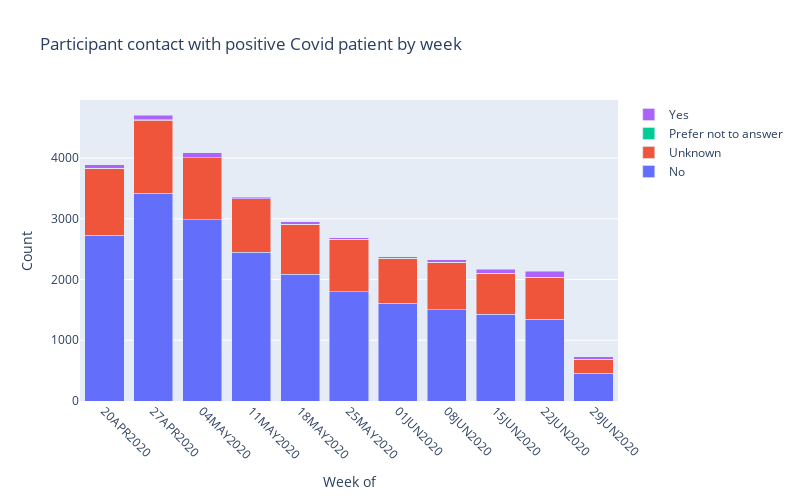

Notebook source saved alongside this figure:
### Code cell
x = df5_clean['Unnamed: 1']

trace1 = {
  'x': x,
  'y': n1_array,
  'name': 'Yes',
  'type': 'bar'
};
trace2 = {
  'x': x,
  'y': n2_array,
  'name': 'No',
  'type': 'bar'
};
trace3 = {
  'x': x,
  'y': n3_array,
  'name': 'Unknown',
  'type': 'bar'
};
trace4 = {
  'x': x,
  'y': n4_array,
  'name': 'Prefer not to answer',
  'type': 'bar'
};
data = [trace2, trace3, trace4, trace1];

layout = dict(title = 'Participant contact with positive Covid patient by week',
              xaxis= dict(title= 'Week of',ticklen= 5,tickangle = 45, zeroline= False),
              yaxis= dict(title= 'Count',ticklen= 5,zeroline= False),
              autosize=False, 
              width=800,
              height=500,
             barmode = 'stack')
fig = go.Figure(data = data, layout = layout)
iplot(fig)

### Figure 1 — Plotly figure (JSON) as saved in the notebook; plotly's stock layout.template omitted (floating-point values rounded to 4 significant figures)
{"data": [{"name": "No", "type": "bar", "x": ["20APR2020", "27APR2020", "04MAY2020", "11MAY2020", "18MAY2020", "25MAY2020", "01JUN2020", "08JUN2020", "15JUN2020", "22JUN2020", "29JUN2020"], "y": [2729, 3423, 2985, 2448, 2088, 1797, 1609, 1503, 1429, 1349, 460]}, {"name": "Unknown", "type": "bar", "x": ["20APR2020", "27APR2020", "04MAY2020", "11MAY2020", "18MAY2020", "25MAY2020", "01JUN2020", "08JUN2020", "15JUN2020", "22JUN2020", "29JUN2020"], "y": [1099, 1201, 1021, 883, 823, 862, 738, 777, 673, 692, 230]}, {"name": "Prefer not to answer", "type": "bar", "x": ["20APR2020", "27APR2020", "04MAY2020", "11MAY2020", "18MAY2020", "25MAY2020", "01JUN2020", "08JUN2020", "15JUN2020", "22JUN2020", "29JUN2020"], "y": [0, 7, 0, 2, 0, 4, 0, 0, 1, 0, 0]}, {"name": "Yes", "type": "bar", "x": ["20APR2020", "27APR2020", "04MAY2020", "11MAY2020", "18MAY2020", "25MAY2020", "01JUN2020", "08JUN2020", "15JUN2020", "22JUN2020", "29JUN2020"], "y": [65, 76, 81, 19, 36, 24, 31, 42, 68, 96, 37]}], "layout": {"autosize": false, "barmode": "stack", "height": 500, "title": {"text": "Participant contact with positive Covid patient by week"}, "width": 800, "xaxis": {"tickangle": 45, "ticklen": 5, "title": {"text": "Week of"}, "zeroline": false}, "yaxis": {"ticklen": 5, "title": {"text": "Count"}, "zeroline": false}}}
